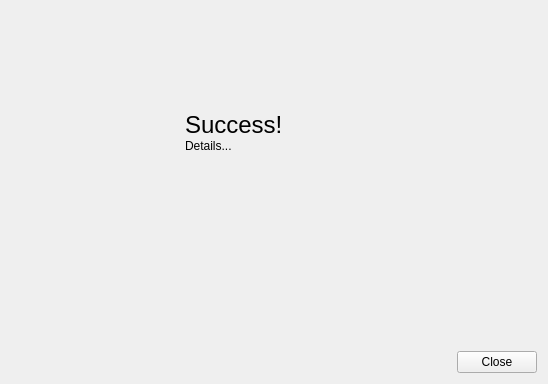
<?xml version="1.0" encoding="UTF-8"?>
<ui version="4.0">
 <class>PublishResultForm</class>
 <widget class="QWidget" name="PublishResultForm">
  <property name="geometry">
   <rect>
    <x>0</x>
    <y>0</y>
    <width>548</width>
    <height>384</height>
   </rect>
  </property>
  <property name="windowTitle">
   <string>Form</string>
  </property>
  <layout class="QVBoxLayout" name="verticalLayout_4" stretch="0,0,1,0">
   <item>
    <spacer name="verticalSpacer_2">
     <property name="orientation">
      <enum>Qt::Vertical</enum>
     </property>
     <property name="sizeType">
      <enum>QSizePolicy::Fixed</enum>
     </property>
     <property name="sizeHint" stdset="0">
      <size>
       <width>20</width>
       <height>100</height>
      </size>
     </property>
    </spacer>
   </item>
   <item>
    <layout class="QHBoxLayout" name="horizontalLayout" stretch="1,0,3,1">
     <item>
      <spacer name="horizontalSpacer">
       <property name="orientation">
        <enum>Qt::Horizontal</enum>
       </property>
       <property name="sizeHint" stdset="0">
        <size>
         <width>40</width>
         <height>20</height>
        </size>
       </property>
      </spacer>
     </item>
     <item>
      <layout class="QVBoxLayout" name="verticalLayout_2">
       <item>
        <widget class="QLabel" name="status_icon">
         <property name="minimumSize">
          <size>
           <width>80</width>
           <height>80</height>
          </size>
         </property>
         <property name="maximumSize">
          <size>
           <width>80</width>
           <height>80</height>
          </size>
         </property>
         <property name="baseSize">
          <size>
           <width>32</width>
           <height>32</height>
          </size>
         </property>
         <property name="text">
          <string/>
         </property>
         <property name="pixmap">
          <pixmap resource="resources.qrc">:/res/success.png</pixmap>
         </property>
         <property name="scaledContents">
          <bool>false</bool>
         </property>
         <property name="alignment">
          <set>Qt::AlignCenter</set>
         </property>
        </widget>
       </item>
       <item>
        <spacer name="verticalSpacer">
         <property name="orientation">
          <enum>Qt::Vertical</enum>
         </property>
         <property name="sizeHint" stdset="0">
          <size>
           <width>20</width>
           <height>40</height>
          </size>
         </property>
        </spacer>
       </item>
      </layout>
     </item>
     <item>
      <layout class="QVBoxLayout" name="verticalLayout_3" stretch="0,1">
       <property name="spacing">
        <number>0</number>
       </property>
       <item>
        <widget class="QLabel" name="status_title">
         <property name="styleSheet">
          <string notr="true">#status_title {
font-size: 24px;
}</string>
         </property>
         <property name="text">
          <string>Success!</string>
         </property>
        </widget>
       </item>
       <item>
        <widget class="QLabel" name="status_details">
         <property name="text">
          <string>Details...</string>
         </property>
         <property name="alignment">
          <set>Qt::AlignLeading|Qt::AlignLeft|Qt::AlignTop</set>
         </property>
         <property name="wordWrap">
          <bool>true</bool>
         </property>
         <property name="textInteractionFlags">
          <set>Qt::LinksAccessibleByMouse|Qt::TextSelectableByMouse</set>
         </property>
        </widget>
       </item>
      </layout>
     </item>
     <item>
      <spacer name="horizontalSpacer_2">
       <property name="orientation">
        <enum>Qt::Horizontal</enum>
       </property>
       <property name="sizeHint" stdset="0">
        <size>
         <width>40</width>
         <height>20</height>
        </size>
       </property>
      </spacer>
     </item>
    </layout>
   </item>
   <item>
    <spacer name="verticalSpacer_3">
     <property name="orientation">
      <enum>Qt::Vertical</enum>
     </property>
     <property name="sizeHint" stdset="0">
      <size>
       <width>20</width>
       <height>97</height>
      </size>
     </property>
    </spacer>
   </item>
   <item>
    <layout class="QHBoxLayout" name="horizontalLayout_2">
     <item>
      <spacer name="horizontalSpacer_3">
       <property name="orientation">
        <enum>Qt::Horizontal</enum>
       </property>
       <property name="sizeHint" stdset="0">
        <size>
         <width>40</width>
         <height>20</height>
        </size>
       </property>
      </spacer>
     </item>
     <item>
      <widget class="QPushButton" name="close_btn">
       <property name="text">
        <string>Close</string>
       </property>
      </widget>
     </item>
    </layout>
   </item>
  </layout>
 </widget>
 <resources>
  <include location="resources.qrc"/>
 </resources>
 <connections/>
</ui>
